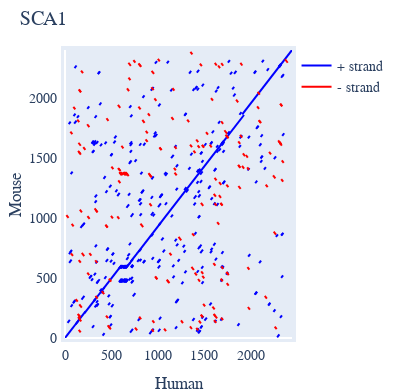

The cell this chart's notebook holds for it:
### Markdown cell above
## Setting plot attributes

I'll modify the title and figure width.

### Code cell
draw = seqs.dotplot(name1="Human", name2="Mouse", rc=True, title="SCA1", width=400)
draw.iplot()

### Figure 1 — Plotly figure (JSON) as saved in the notebook; plotly's stock layout.template omitted (floating-point values rounded to 4 significant figures; data arrays with more than 128 entries replaced by an {"elided": "..."} marker saying what was removed)
{"data": [{"line": {"color": "blue"}, "mode": "lines", "name": "+ strand", "type": "scatter", "x": {"elided": "1061 int values"}, "xaxis": "x", "y": {"elided": "1061 int values"}, "yaxis": "y"}, {"line": {"color": "red"}, "mode": "lines", "name": "- strand", "type": "scatter", "x": {"elided": "566 int values"}, "xaxis": "x", "y": {"elided": "566 int values"}, "yaxis": "y"}], "layout": {"autosize": false, "font": {"family": "Balto", "size": 14}, "height": 392.1, "hovermode": "closest", "margin": {"b": 50, "l": 50, "pad": 4, "r": 50, "t": 50}, "showlegend": true, "title": {"text": "SCA1"}, "width": 400, "xaxis": {"mirror": true, "range": [0, 2445], "showgrid": false, "showline": true, "title": {"text": "Human"}, "type": "linear", "visible": true}, "yaxis": {"mirror": true, "range": [0, 2397], "showgrid": false, "showline": true, "title": {"text": "Mouse"}, "type": "linear", "visible": true}}}
